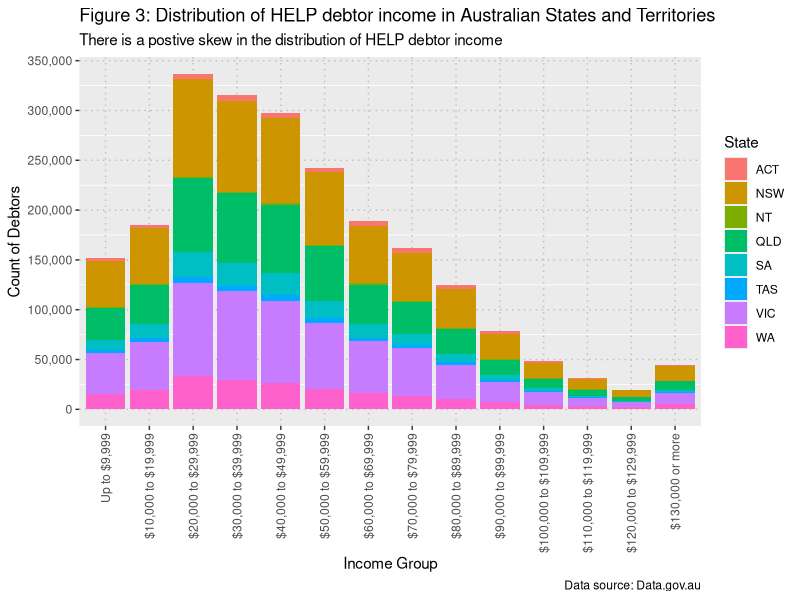
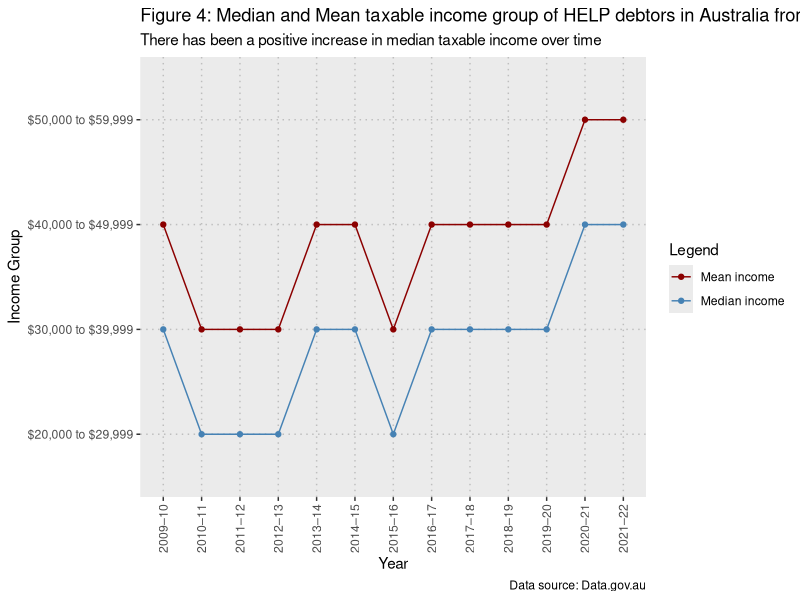

Reproduce these figures in R, in order.
## ---- chunk 1
knitr::opts_chunk$set(echo = TRUE)

# Loading Libraries
library(readxl)
library(dplyr)
library(tidyr)
library(ggplot2)
library(scales)
library(tidyverse)
library(knitr)

# Loading Data
table_1 <- read_xlsx("Data/help-statistics-2021-2022.xlsx", sheet = 2, skip = 2, col_names = TRUE)
table_2 <- read_xlsx("Data/help-statistics-2021-2022.xlsx", sheet = 3, skip = 2, col_names = TRUE)
table_3 <- read_xlsx("Data/help-statistics-2021-2022.xlsx", sheet = 4, skip = 2, col_names = TRUE)
table_4 <- read_xlsx("Data/help-statistics-2021-2022.xlsx", sheet = 5, skip = 2, col_names = TRUE)
table_7 <- read_xlsx("Data/help-statistics-2021-2022.xlsx", sheet = 8, skip = 2, col_names = TRUE)
## ---- chunk 2

income_dist <- table_7 %>%
  select('Financial year', 'HELP repayment income', 'ACT', 'NSW', 'NT', 'QLD', 'SA', 'TAS', 'VIC', 'WA') %>%
  filter(`Financial year` == "2021–22") %>%
  filter(`HELP repayment income` != "Unknown")

pivoted_dist <- income_dist %>%
  pivot_longer(
    cols = c('ACT', 'NSW', 'NT', 'QLD', 'SA', 'TAS', 'VIC', 'WA'),
    names_to = "State",
    values_to = "Count")

income_factor = c("Up to $9,999", "$10,000 to $19,999", "$20,000 to $29,999", "$30,000 to $39,999", "$40,000 to $49,999", "$50,000 to $59,999", "$60,000 to $69,999", "$70,000 to $79,999", "$80,000 to $89,999", "$90,000 to $99,999", "$100,000 to $109,999", "$110,000 to $119,999", "$120,000 to $129,999", "$130,000 or more")

dist_plot <- ggplot(data = pivoted_dist, aes(x = factor(`HELP repayment income`, level = income_factor), y = Count, fill = State)) +
  geom_bar(stat="identity") +
  theme(panel.grid.major = element_line(color = "grey",
                                        size = 0.5,
                                        linetype = 3),
        axis.text.x = element_text(angle = 90, vjust = 0.5, hjust=1)) +
  scale_y_continuous(name="Count of Debtors", labels = label_comma(), 
                     breaks = seq(0, 350000, by = 50000)) +
  xlab("Income Group") +
  labs(title = "Figure 3: Distribution of HELP debtor income in Australian States and Territories", subtitle = "There is a postive skew in the distribution of HELP debtor income", caption = "Data source: Data.gov.au")

dist_plot

kable(income_dist, col.names = c("Financial Year","HELP Repayment Income", "ACT", "NSW", "NT", "QLD", "SA", "TAS", "VIC", "WA"), caption = "Table 3: Table of count of outstanding HELP debtors in each income group by State or Territory in 2021-22")

## ---- chunk 3

median_income <- table_7 %>%
  select('Financial year', 'HELP repayment income', 'ACT', 'NSW', 'NT', 'QLD', 'SA', 'TAS', 'VIC', 'WA') %>%
  filter(`HELP repayment income` != "Unknown")

median_pivot <- median_income %>%
  pivot_longer(
    cols = c('ACT', 'NSW', 'NT', 'QLD', 'SA', 'TAS', 'VIC', 'WA'),
    names_to = "State",
    values_to = "Count")

median_pivot <- mutate(median_pivot, `HELP repayment income` = case_when(
    `HELP repayment income`=="Up to $9,999" ~ 9999,
    `HELP repayment income`=="$10,000 to $19,999" ~ 19999, 
    `HELP repayment income`=="$20,000 to $29,999" ~ 29999, 
    `HELP repayment income`=="$30,000 to $39,999" ~ 39999, 
    `HELP repayment income`=="$40,000 to $49,999" ~ 49999, 
    `HELP repayment income`=="$50,000 to $59,999" ~ 59999, 
    `HELP repayment income`=="$60,000 to $69,999" ~ 69999, 
    `HELP repayment income`=="$70,000 to $79,999" ~ 79999, 
    `HELP repayment income`=="$80,000 to $89,999" ~ 89999, 
    `HELP repayment income`=="$90,000 to $99,999" ~ 99999, 
    `HELP repayment income`=="$100,000 or more" ~ 100000,
    `HELP repayment income`=="$100,000 to $109,999" ~ 109999,
    `HELP repayment income`=="$110,000 to $119,999" ~ 119999, 
    `HELP repayment income`=="$120,000 to $129,999" ~ 129999, 
    `HELP repayment income`=="$130,000 or more" ~ 130000,
    is.na(`HELP repayment income`) ~ 0
    ))

median_pivoted <- median_pivot %>%
  group_by(`Financial year`) %>%
  summarise(
    `Count of Debtors` = sum(Count),
    `Median Income` = sort(rep(`HELP repayment income`,Count))[length(rep(`HELP repayment income`,Count))/2],
    `Mean Income` = sum(sort(rep(`HELP repayment income`,Count)))/length(sort(rep(`HELP repayment income`,Count)))
  )

median_pivoted <- mutate(median_pivoted, `Median Income` = case_when(
    `Median Income`==9999 ~ "Up to $9,999",
    `Median Income`==19999 ~ "$10,000 to $19,999", 
    `Median Income`==29999 ~ "$20,000 to $29,999", 
    `Median Income`==39999 ~ "$30,000 to $39,999", 
    `Median Income`==49999 ~ "$40,000 to $49,999", 
    `Median Income`==59999 ~ "$50,000 to $59,999", 
    `Median Income`==69999 ~ "$60,000 to $69,999", 
    `Median Income`==79999 ~ "$70,000 to $79,999", 
    `Median Income`==89999 ~ "$80,000 to $89,999", 
    `Median Income`==99999 ~ "$90,000 to $99,999",
    `Median Income`==100000 ~ "$100,000 or more",
    `Median Income`==109999 ~ "$100,000 to $109,999", 
    `Median Income`==119999 ~ "$110,000 to $119,999", 
    `Median Income`==129999 ~ "$120,000 to $129,999", 
    `Median Income`==130000 ~ "$130,000 or more"
    ))

median_pivoted2 <- mutate(median_pivoted, `Mean Income` = case_when(
    `Mean Income`<=9999 ~ "Up to $9,999",
    `Mean Income`<=19999 ~ "$10,000 to $19,999", 
    `Mean Income`<=29999 ~ "$20,000 to $29,999", 
    `Mean Income`<=39999 ~ "$30,000 to $39,999", 
    `Mean Income`<=49999 ~ "$40,000 to $49,999", 
    `Mean Income`<=59999 ~ "$50,000 to $59,999", 
    `Mean Income`<=69999 ~ "$60,000 to $69,999", 
    `Mean Income`<=79999 ~ "$70,000 to $79,999", 
    `Mean Income`<=89999 ~ "$80,000 to $89,999", 
    `Mean Income`<=99999 ~ "$90,000 to $99,999",
    `Mean Income`==100000 ~ "$100,000 or more",
    `Mean Income`<=109999 ~ "$100,000 to $109,999", 
    `Mean Income`<=119999 ~ "$110,000 to $119,999", 
    `Mean Income`<=129999 ~ "$120,000 to $129,999", 
    `Mean Income`<=130000 ~ "$130,000 or more"
    ))

median_plot <- ggplot(median_pivoted2, aes(x=`Financial year`)) + 
  geom_line(aes(y = `Median Income`, group = 1, color = "Median")) +
  geom_point(aes(y = `Median Income`, group = 1, color = "Median")) +
  geom_line(aes(y = `Mean Income`, group = 1, color = "Mean")) +
  geom_point(aes(y = `Mean Income`, group = 1, color = "Mean")) +
  scale_color_manual(values = c(Median = "steelblue", Mean = "darkred"), 
                     labels = c(Median = "Median income", Mean = "Mean income")) +
  labs(title = "Figure 4: Median and Mean taxable income group of HELP debtors in Australia from 2009 to 2021", 
       subtitle = "There has been a positive increase in median taxable income over time", 
       caption = "Data source: Data.gov.au") +
  ylab("Income Group") +
  xlab("Year") +
  guides(col=guide_legend("Legend")) +
  theme(panel.grid.major = element_line(color = "grey",
                                        size = 0.5,
                                        linetype = 3),
        axis.text.x = element_text(angle = 90, vjust = 0.5, hjust=1))

median_plot

kable(median_pivoted2, col.names = c("Financial Year", "Count of Outstanding Debtors", "Median Income", "Mean Income"), caption = "Table 4: Table of the median and mean taxable income group of outstanding HELP debtors in Australia from 2009-10 to 2021-22")
